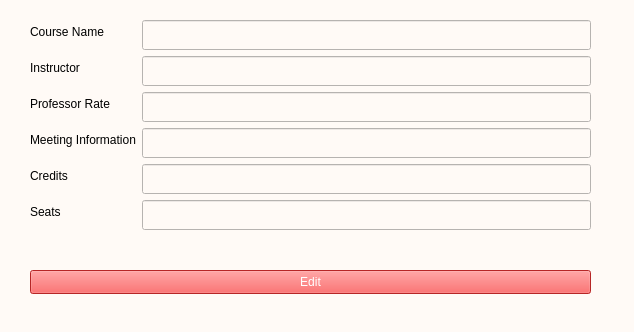
<?xml version="1.0" encoding="UTF-8"?>
<ui version="4.0">
 <class>editCourse</class>
 <widget class="QMainWindow" name="editCourse">
  <property name="geometry">
   <rect>
    <x>0</x>
    <y>0</y>
    <width>634</width>
    <height>332</height>
   </rect>
  </property>
  <property name="windowTitle">
   <string>Edit Course</string>
  </property>
  <property name="styleSheet">
   <string notr="true">background-color: rgb(255, 250, 246);</string>
  </property>
  <widget class="QWidget" name="centralwidget">
   <widget class="QWidget" name="formLayoutWidget">
    <property name="geometry">
     <rect>
      <x>30</x>
      <y>20</y>
      <width>561</width>
      <height>239</height>
     </rect>
    </property>
    <layout class="QFormLayout" name="formLayout">
     <item row="0" column="0">
      <widget class="QLabel" name="label">
       <property name="text">
        <string>Course Name</string>
       </property>
      </widget>
     </item>
     <item row="0" column="1">
      <widget class="QLineEdit" name="lineName">
       <property name="minimumSize">
        <size>
         <width>0</width>
         <height>30</height>
        </size>
       </property>
      </widget>
     </item>
     <item row="1" column="0">
      <widget class="QLabel" name="label_2">
       <property name="text">
        <string>Instructor</string>
       </property>
      </widget>
     </item>
     <item row="1" column="1">
      <widget class="QLineEdit" name="lineInstructor">
       <property name="minimumSize">
        <size>
         <width>0</width>
         <height>30</height>
        </size>
       </property>
      </widget>
     </item>
     <item row="2" column="0">
      <widget class="QLabel" name="label_4">
       <property name="text">
        <string>Professor Rate</string>
       </property>
      </widget>
     </item>
     <item row="2" column="1">
      <widget class="QLineEdit" name="lineRate">
       <property name="minimumSize">
        <size>
         <width>0</width>
         <height>30</height>
        </size>
       </property>
       <property name="baseSize">
        <size>
         <width>0</width>
         <height>0</height>
        </size>
       </property>
      </widget>
     </item>
     <item row="4" column="0">
      <widget class="QLabel" name="label_6">
       <property name="text">
        <string>Credits</string>
       </property>
      </widget>
     </item>
     <item row="4" column="1">
      <widget class="QLineEdit" name="lineCredits">
       <property name="minimumSize">
        <size>
         <width>0</width>
         <height>30</height>
        </size>
       </property>
      </widget>
     </item>
     <item row="5" column="0">
      <widget class="QLabel" name="label_7">
       <property name="text">
        <string>Seats</string>
       </property>
      </widget>
     </item>
     <item row="3" column="0">
      <widget class="QLabel" name="label_5">
       <property name="text">
        <string>Meeting Information</string>
       </property>
      </widget>
     </item>
     <item row="3" column="1">
      <widget class="QLineEdit" name="lineMeeting">
       <property name="minimumSize">
        <size>
         <width>0</width>
         <height>30</height>
        </size>
       </property>
      </widget>
     </item>
     <item row="5" column="1">
      <widget class="QLineEdit" name="lineSeats">
       <property name="minimumSize">
        <size>
         <width>0</width>
         <height>30</height>
        </size>
       </property>
      </widget>
     </item>
    </layout>
   </widget>
   <widget class="QPushButton" name="editButton">
    <property name="geometry">
     <rect>
      <x>30</x>
      <y>270</y>
      <width>561</width>
      <height>24</height>
     </rect>
    </property>
    <property name="styleSheet">
     <string notr="true">color: rgb(255, 255, 255);
background-color: rgb(255, 53, 53);</string>
    </property>
    <property name="text">
     <string>Edit</string>
    </property>
   </widget>
  </widget>
  <widget class="QStatusBar" name="statusbar"/>
 </widget>
 <resources/>
 <connections/>
</ui>
